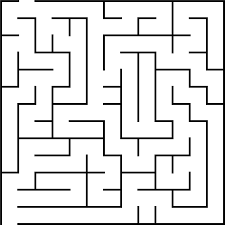
#> input picture testMaps/maze0.png, 225 x 225 px
$ jupyter execute mapping.ipynb
#> lines starting #> are read from the running program, lines starting #| are printed output that depends on the picture; after the words box and inside, x2 and y2 are one past the last pixel; in counts of white or black regions, pixels touching at a corner belong together
use opencv to select points on a provided 'map' (example uses a very simple one) and compute shortest distance path between the points.

[cell 1]
# For original
import cv2 as cv
import math
import matplotlib.pyplot as plt
import numpy as np

[cell 2]
def getPixelValues(px):
    # Get RGB values of a pixel as floats
    return [ float(px[0]), float(px[1]), float(px[2]) ]

def drawPath(img, path, pThick=2, colorToUse = (255,0,0)):
    # Given list of (x,y) values draw red lines btw. each coord to next then show path in img
    v = path[0]
    x0, y0 = v[0], v[1]
    for v in path:
        x, y = v[0], v[1]
        cv.line(img, (x, y), (x0, y0), colorToUse, pThick)
        x0, y0 = x, y

def getNotBlack():
    randomTuple = tuple(np.random.choice(np.arange(150)+20, size=3))
    return [int(i) for i in randomTuple] #must set to int for opencv

[cell 3]
class Vertex:
    """
    A class to represent a vertex

    attr:
        i (int): The x-coordinate of the vertex
        j (int): The y-coordinate of the vertex

    methods:
        reset(): Reset the vertex to be non-processed
    """
    def __init__(self, i, j):
        self.x = i
        self.y = j
        self.d = float('inf') # shortest path estimate
        self.processed = False  # Flag if final shortest path dist. has been computed
        self.idx_in_priority_queue = -1
        self.pi = None  # Parent vertex in shortest path tree

    def reset(self):
        self.d = float('inf')
        self.processed = False
        self.idx_in_priority_queue = -1
        self.pi = None  # Parent vertex in shortest path tree

[cell 4]
class PriorityQueue:
    """
    A class to utilize Dijkstra's Algorithm efficiently

    methods:
        insert(v): Insert a vertex 'v' into the queue
        swap(i, j): Swap two elements in the priority queue.  Used in bubble up/down
        bubble_up(j): Bubble up an element 'j' until min-heap property restored
        bubble_down(j): Bubble down an element 'j' until min-heap property restored
        get_and_delete_min(): Find and delete min. weight vertex from heap, return deleted vertex
        is_empty(): Check if the heap is empty
        update_vertex_weight(v): Updates vertex weight
    """
    def __init__(self):
        self.q = [None]  # Pad empty heap with 1 element

    def insert(self, v):
        n = len(self.q)
        self.q.append(v)
        v.idx_in_priority_queue = n
        self.bubble_up(n)

    def swap(self, i, j):
        tmp = self.q[i]
        self.q[i] = self.q[j]
        self.q[i].idx_in_priority_queue = i
        self.q[j] = tmp
        self.q[j].idx_in_priority_queue = j

    def bubble_up(self, j):
        assert j >= 1
        assert j < len(self.q)
        if j == 1:
            return
        val = self.q[j].d
        parent_idx = j // 2
        parent_val = self.q[parent_idx].d
        if val < parent_val:
            self.swap(j, parent_idx)
            self.bubble_up(parent_idx)
        return

    def bubble_down(self, j):
        n = len(self.q)
        left_child_idx = 2 * j
        right_child_idx = 2 * j + 1
        if left_child_idx >= n:
            return
        if right_child_idx >= n:
            child_idx = left_child_idx
            child_d = self.q[left_child_idx].d
        else:
            (child_d, child_idx) = min ( (self.q[left_child_idx].d, left_child_idx),
                                         (self.q[right_child_idx].d, right_child_idx)
                                       )
        if self.q[j].d > child_d:
            self.swap(j, child_idx)
            self.bubble_down(child_idx)
        return

    def get_and_delete_min(self):
        n = len(self.q)
        assert n > 1
        v = self.q[1]
        if n > 2:
            self.q[1] = self.q[n-1]
            self.q[n-1].idx_in_priority_queue = 1
            del self.q[n-1]
            self.bubble_down(1)
        #self.check_invariant()
        return v

    def is_empty(self):
        return len(self.q) == 1

    def update_vertex_weight(self, v):
        j = v.idx_in_priority_queue
        n = len(self.q)
        assert j >= 0 and j < n
        self.bubble_down(j)
        self.bubble_up(j)

[cell 5]
class DirectedGraphFromImage:
    """
    Class to create a directed graph from a supplied image

    args:
        img (FILL WITH cv.imread dtype): The cv-read image from which we create the directed graph

    methods:
        get_vertex_from_coords(i, j): If pixel (i, j) is there, return the corresponding vertex.  Else create and return.
        getEdgeWeight(u, v): Get squared euclidean distance between two neighboring pixels
        get_list_of_neighbors(vert): Get list of neighbors of vertex 'vert'

    """
    def __init__(self, img):
        self.img = img
        self.coords2vertex = {} # construct a dictionary that maps coordinates [(i,j)] to corresponding vertices in graph


    def get_vertex_from_coords(self, i, j):
        if (i,j) in self.coords2vertex: # is pixel (i,j) already there?
            return self.coords2vertex[(i,j)] # if yes, just return the vertex corresponding
        v = Vertex(i, j)
        self.coords2vertex[(i,j)] = v
        return v

    ## Given (x,y) coordinates of two neighboring pixels, calculate the edge weight.
    # We take the squared euclidean distance between the pixel values and add 0.1
    def getEdgeWeight(self, u, v):
        img = self.img
        # get edge weight for edge between u, v
        i0,j0 = u.x, u.y
        i1,j1 = v.x, v.y
        height, width, _ = img.shape
        # First make sure that the edge is legit
        # Edges can only go from each pixel to neighboring pixel
        assert i0 >= 0 and j0 >= 0 and i0 < width and j0 < height # pixel position valid?
        assert i1 >= 0 and j1 >= 0 and i1 < width and j1 < height # pixel position valid?
        assert -1 <= i0 - i1 <= 1 # edge between node and neighbor?
        assert -1 <= j0 - j1 <= 1
        px1 = getPixelValues(img[j0,i0])
        px2 = getPixelValues(img[j1,i1])
        return 0.1 + (px1[0] - px2[0])**2 + (px1[1] - px2[1])**2 + (px1[2]- px2[2])**2

    def get_list_of_neighbors(self, vert):
        img = self.img
        i = vert.x
        j = vert.y
        height, width, _ = img.shape
        lst = []
        if i > 0:
             # Get the adjacent vertex directly to the WEST
            # What is the weight of the edge from pixel (i,j) to (i-1,j)
            v0 = self.get_vertex_from_coords(i-1, j)
            w0 = self.getEdgeWeight(vert, v0)
            # Append the adjacent vertex and its weight.
            lst.append((v0, w0))
        if j > 0:
            # Get the adjacent vertex directly to the SOUTH
            v1 = self.get_vertex_from_coords(i, j-1)
            w1 = self.getEdgeWeight(vert, v1)
            # Append the adjacent vertex and its weight.
            lst.append((v1, w1))
        if i < width-1:
            # EAST
            v2 = self.get_vertex_from_coords(i+1, j)
            w2 = self.getEdgeWeight( vert, v2)
            lst.append((v2, w2))
        if j < height-1:
            # NORTH
            v3 = self.get_vertex_from_coords(i, j+1)
            w3 = self.getEdgeWeight(vert, v3)
            lst.append((v3, w3))
        return lst

[cell 6]
def computeShortestPath(graph, source_coords, dest_coords):
    q = PriorityQueue()  # init empty prio queue
    source_vert = graph.get_vertex_from_coords(source_coords[0], source_coords[1])
    dest = graph.get_vertex_from_coords(dest_coords[0], dest_coords[1])
    source_vert.d = 0  # Set dist from source to source to 0
    q.insert(source_vert)  # Add source vertex to prio queue

    while q.is_empty() == False:
        u = q.get_and_delete_min()
        u.processed = True

        if (u.x == dest.x) and (u.y == dest.y): # If 'u' has same coords as dest, then we're done
            shortest_dist = u.d
            break

        for edge in graph.get_list_of_neighbors(u):  # Go through each edge from u to v with weight w
            v = edge[0]
            w = edge[1]
            if (v.processed == False) and (v.d > u.d + w):
                v.d = u.d + w
                v.pi = u  # Set the parent of v to be u
                if v.idx_in_priority_queue == -1:  # If v is not in q, insert it.  Otherwise update the weights.
                    q.insert(v)
                else:
                    q.update_vertex_weight(v)

    path_list = []  # Init path from source to dest coords
    path_list.append((dest.x, dest.y))  # append dest itself to the path list
    while dest.pi != None:  # While the current destination still has a parent
        path_list.append((dest.pi.x, dest.pi.y))
        dest = dest.pi  # update dest to latest point
    return((path_list[::-1], shortest_dist))  # -1 to reverse order since we went from dest to source.

[cell 7]
img = cv.imread(r'testMaps/maze0.png')
#> img is the input picture: shape (225, 225, 3); min 0, max 255, mean 225.5
plt.imshow(img)

[cell 8]
graph = DirectedGraphFromImage(img)

[cell 9]
p, dist = computeShortestPath(graph, (5,220), (5,5))
#> the loop in computeShortestPath, `while q.is_empty() == False:` made 33657 passes

[cell 10]
drawPath(img, p, 2)
#> the loop in drawPath, `for v in path:` made 782 passes
#> v on passes 1 to 3: (5, 220), (6, 220), (7, 220)
#> after the loop in drawPath, `for v in path:`:
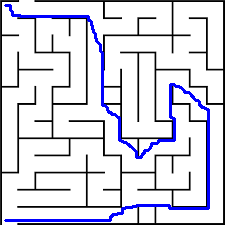
#> img: shape (225, 225, 3); 4.33% of pixels changed, all inside (x1, y1, x2, y2) = (4, 4, 210, 222)
plt.imshow(img)
plt.show()

[cell 11]
def setPOI(imgPath, showPOI=False):
    """
    Function for setting points of interest on a given image.

    Used in getOrderedMap. By default hides the POI map.
    Once ran, opens a window where POIs are selected with LMB.  RMB closes the map and finalizes the POIs.
    Returns the list of POIs (bucket), the path to the image (imgPath), and the colors used (colorsUsed).

    args:
        imgPath (str): String path to image to use - read in as cv.imread('filepath')
        showPOI (bool): Boolean if we want to display the POI map or not.  Default to not show map.
    """
    img = cv.imread(imgPath)
    graph = DirectedGraphFromImage(img)
    bucket = []  # Holds the set points' coordinates
    i = 0  # Simple iterator for coloring
    colorsUsed = []

    def mouseClick(event, x, y, flags, param): #Inner function for definine what to do on mouse click(s)
        nonlocal i
        if event == cv.EVENT_LBUTTONDOWN:
            # [5 lines of commented-out code are left out]
            colorsUsed.append(getNotBlack())
            font = cv.FONT_HERSHEY_SIMPLEX
            cv.putText(img, f"{i}", (x,y), font, 0.5, colorsUsed[i], 2)
            cv.circle(img, (x,y), 2, colorsUsed[i], -1)  # add circle centered at LMB click
            cv.imshow('image', img)
            bucket.append((x,y))
            i+=1
        if event == cv.EVENT_RBUTTONDOWN:
            cv.destroyAllWindows()


    cv.imshow('image', img)
    cv.setMouseCallback('image', mouseClick)
    cv.waitKey(0)
    if showPOI == True:
        plt.imshow(img)
    return(bucket, imgPath, colorsUsed)

[cell 12]
poiList, imgPath, colorsUsed = setPOI(r'testMaps/maze0.png', showPOI=True)

[cell 13]
def getOrderedMap(POI, returnVals=False):
    """
    Function for mapping between POIs in order of selection.  Made to use setPOI().  Returns subplots showing shortest path(s) between POIs.

    args:
        POI (func): setPOI(imgPath) as defined above.  Use showPOI=True to show POI map.
        returnVals (bool): If true, returns the np.array for the images used, the list of POIs used, the image path, and the colors used.
    """
#> called with POI = ([], 'testMaps/maze0.png', []), returnVals = False
    allImgs = []
    poiList = POI[0]
    imgPath = POI[1]
    colorsUsed = POI[2]
    for i in range(len(poiList)-1):
        img = cv.imread(imgPath)  # Refresh every time so we don't path around drawn lines
        allImgs.append(img)
        graph = DirectedGraphFromImage(img)
        p, dist = computeShortestPath(graph, poiList[i], poiList[i+1])
        drawPath(img, p, 2, colorToUse=colorsUsed[i])

    fig, axs = plt.subplots((len(allImgs)//3+1), 3)  # Always have 3 columns, num rows depends on num POIs
    for i, ax in enumerate(fig.axes):
        try:
            ax.set_title(f"Path {i+1}")
            ax.imshow(allImgs[i])
        except IndexError:
            ax.axis('off')  # When we get to a point where there aren't any more plots
    if returnVals:
        return(allImgs, poiList, imgPath, colorsUsed)


$ run again, with testMaps/maze-solution.png copied over testMaps/maze0.png
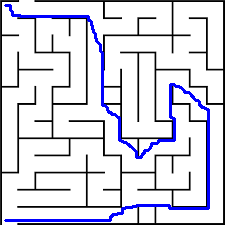
#> input picture testMaps/maze-solution.png, 225 x 225 px
#> img is the input picture: shape (225, 225, 3); mean B, G, R 226.5, 215.4, 215.4
#> the loop in computeShortestPath, `while q.is_empty() == False:` made 2192 passes
#> the loop in drawPath, `for v in path:` made 768 passes
#> v on passes 1 to 3: (5, 220), (6, 220), (7, 220)
#> after the loop in drawPath, `for v in path:`:
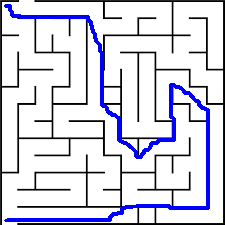
#> img: shape (225, 225, 3); 1.3% of pixels changed, all inside (x1, y1, x2, y2) = (4, 6, 207, 219)

$ run again, with testMaps/boxMaze.jpg saved as testMaps/maze0.png
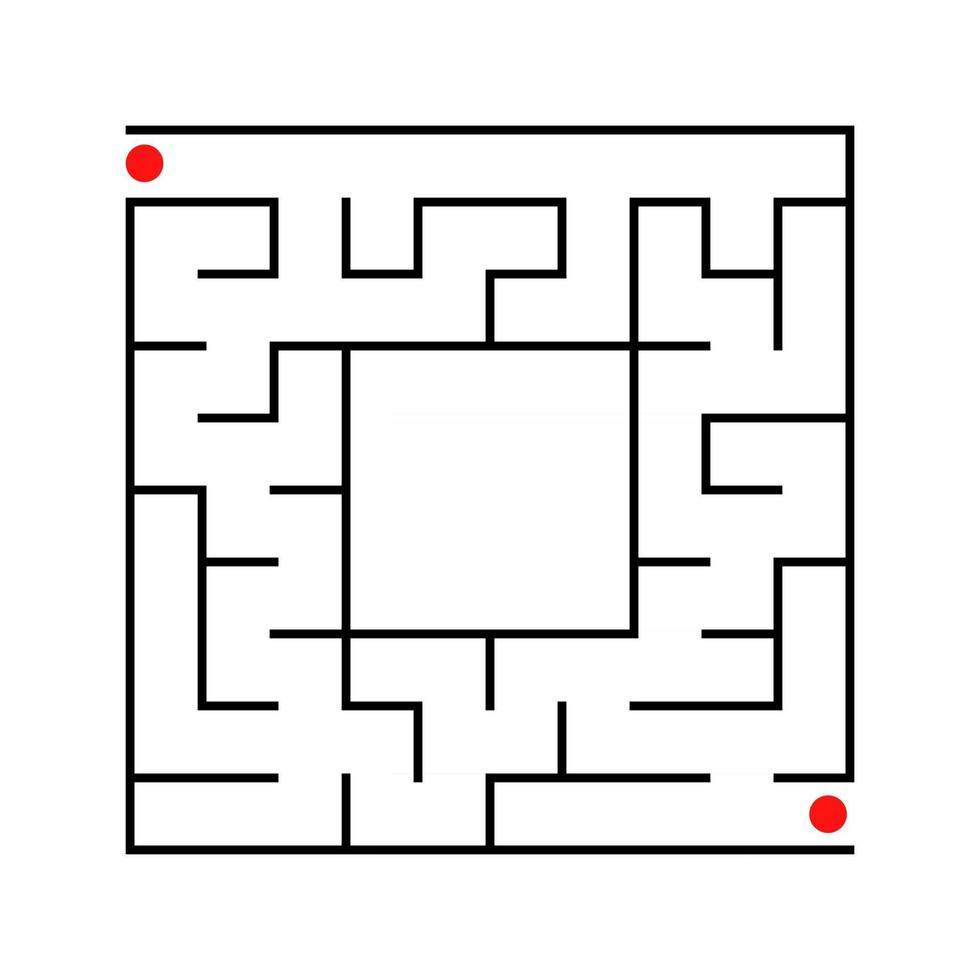
#> input picture testMaps/boxMaze.jpg, 980 x 980 px
#> img is the input picture: shape (980, 980, 3); mean B, G, R 235.6, 235.7, 236.2
#> the loop in computeShortestPath, `while q.is_empty() == False:` made 39196 passes
#> the loop in drawPath, `for v in path:` made 216 passes
#> v on passes 1 to 3: (5, 220), (5, 219), (5, 218)
#> after the loop in drawPath, `for v in path:`:
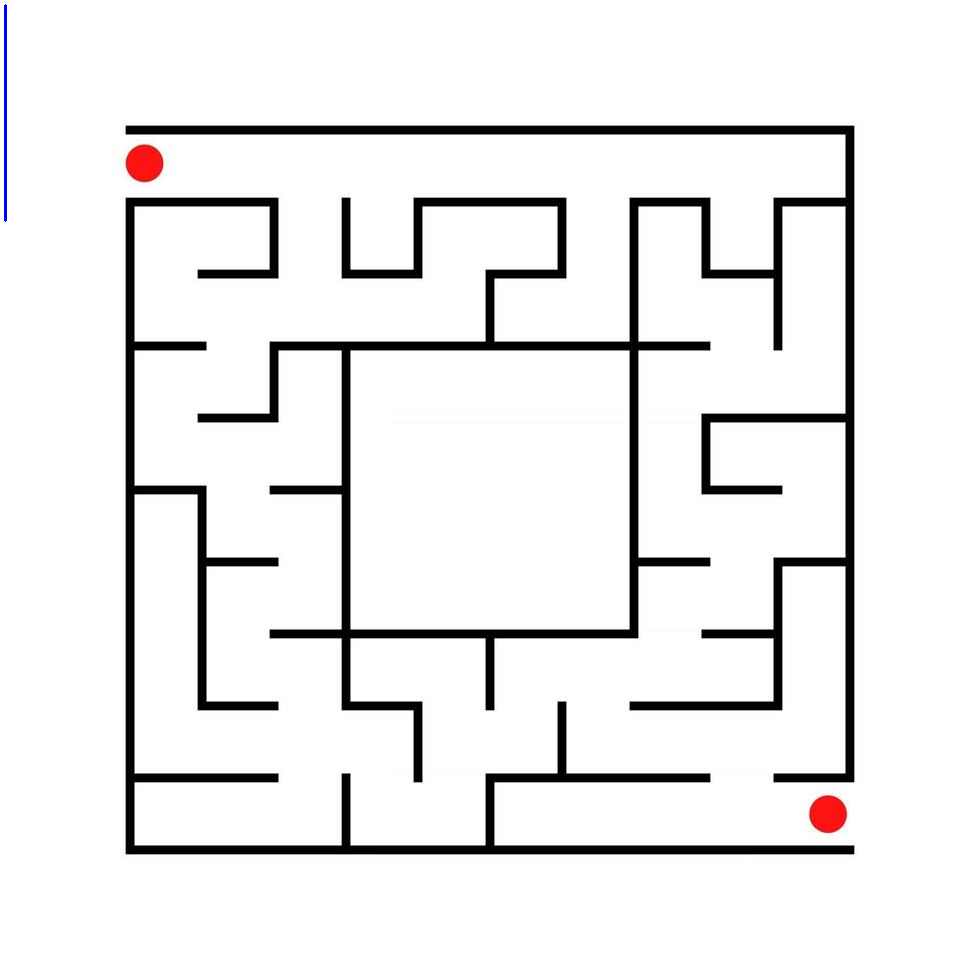
#> img: shape (980, 980, 3); 0.07% of pixels changed, all inside (x1, y1, x2, y2) = (4, 4, 7, 222)
